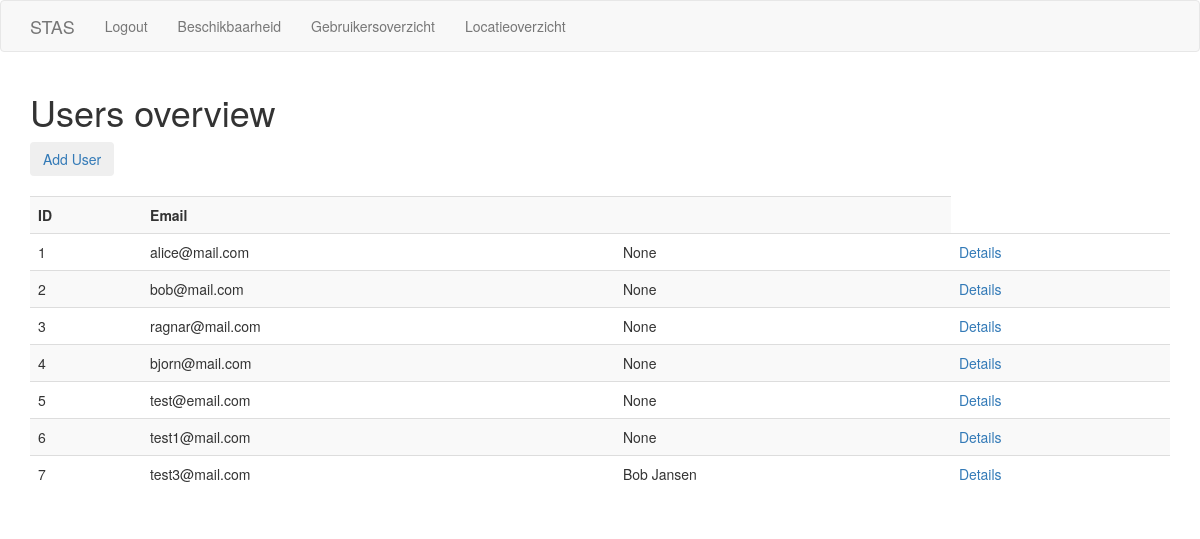
/admin/users_overview (signed in), run on the app's committed database.
### app/models.py (models this page shows, shortened)
class User(UserMixin, db.Model):
    id = db.Column(db.Integer, primary_key=True)
    name = db.Column(db.String(128), index=True, unique=True)
    email = db.Column(db.String(128), index=True, unique=True)
    password_hash = db.Column(db.String(128))
    role = db.Column(db.String(128), index=True)
    checkins = db.relationship('Checkin', backref='User', lazy='dynamic')
    keys = db.relationship('Key', backref='User', lazy='dynamic')

### app/admin/routes.py (the view)
@bp.route('/admin/users_overview', methods=['GET'])
@login_required
@admin_required
def users():
    users = User.query.all()
    return render_template(
        'admin/users_overview.html', title='Users overview', users=users)

### app/admin/decorator.py (called while the page is built)
def admin_required(func):
    @wraps(func)
    def wrapper(*args, **kw):
        if not current_user.is_anonymous:
            if current_user.role == 'admin':
                return func(*args, **kw)
        else:
            if g.current_user.role == 'admin':
                return func(*args, **kw)
        abort(403)
    return wrapper

### app/models.py (called while the page is built)
@login_manager.user_loader
def load_user(id):
    return User.query.get(int(id))

### app/templates/admin/users_overview.html
{% extends "base.html" %}
{% block app_content %}
<div id="overview">
    <a id="add-button" href="{{ url_for('admin.register') }}"><button type="button" class="btn btn-dark">{{ 'Add User' }}</button></a><br><br>
    <table id="users" class="table table-striped">
        <tr id="header-row">
            <th>ID</th>
            <th>{{ 'Email' }}</th>
            <th></th>
        </tr>
        {% for user in users %}
            <tr id="row">
                <td>{{ user.id }}</td>
                <td>{{ user.email }}</td>
                <td>{{ user.name }}</td>
                <td><a href="{{ url_for('admin.user_overview', user_id=user.id) }}">{{ 'Details' }}</a></td>
            </tr>
        {% endfor %}
    </table>
</div>
{% endblock %}

### data on the page
User: id "1", email "alice@mail.com", name "None", value "Details"
User: id "2", email "bob@mail.com", name "None", value "Details"
User: id "3", email "ragnar@mail.com", name "None", value "Details"
User: id "4", email "bjorn@mail.com", name "None", value "Details"
User: id "5", email "test@email.com", name "None", value "Details"
User: id "6", email "test1@mail.com", name "None", value "Details"
User: id "7", email "test3@mail.com", name "Bob Jansen", value "Details"

### other printed values
{{ 'Logout' }} "Logout"
{{ 'Beschikbaarheid' }} "Beschikbaarheid"
{{ 'Gebruikersoverzicht' }} "Gebruikersoverzicht"
{{ 'Locatieoverzicht' }} "Locatieoverzicht"
{{ title }} "Users overview"
{{ 'Add User' }} "Add User"
{{ 'Email' }} "Email"
